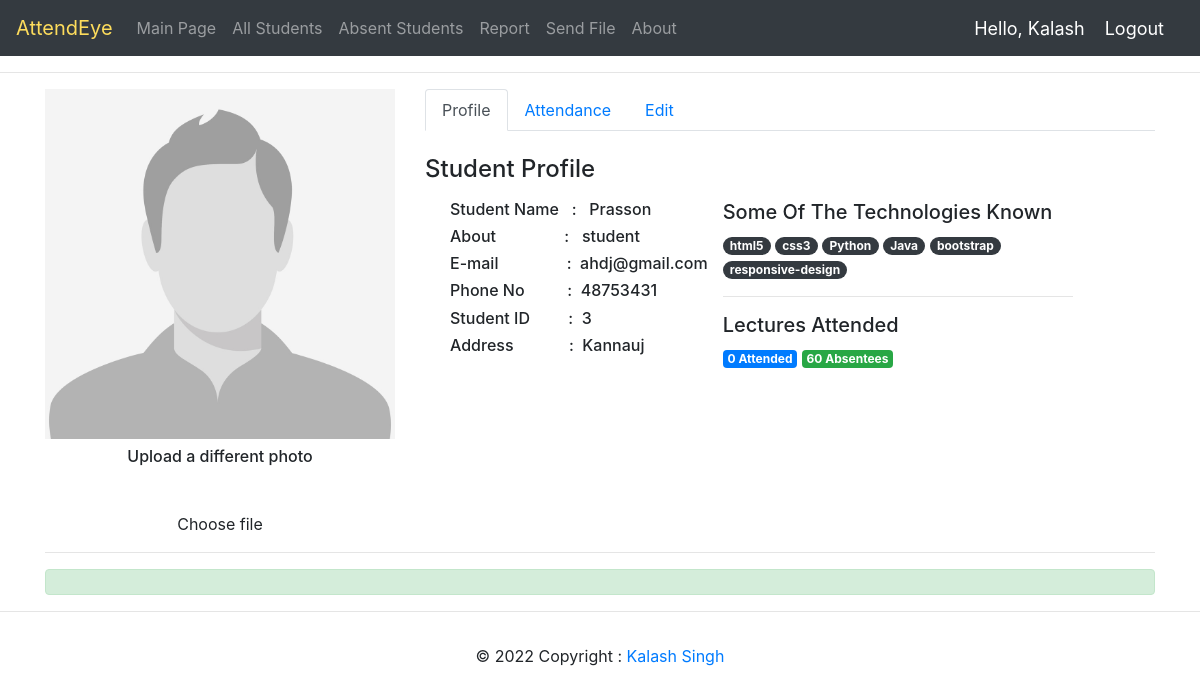
The app's page /profile/3/ (signed in) with its own data.
### face_rec/models.py (models this page shows, shortened)
class student_profile(models.Model):
    user=models.OneToOneField(User,null=True,blank=True,on_delete=models.CASCADE)
    student_id = models.CharField(primary_key=True,max_length=20)
    name = models.CharField(max_length=50)
    address = models.CharField(max_length = 100)
    phone = models.CharField(max_length =  50)
    email = models.CharField(max_length = 50)
    description = models.CharField(max_length = 200)
    mark = (
            ('Absent', 'Absent'),
            ('Present', 'Present'),
            )
    attendance = models.CharField(max_length=20,default='Absent', choices=mark)
    profile_pic=models.ImageField(default="static/images/nobody.jpg")

### face_rec/decorators.py (the view)
		def wrapper_func(request,*args,**kwargs):
			group=None
			if request.user.groups.exists():
				group=request.user.groups.all()[0].name
			if group in allowed_roles:
				return view_func(request,*args,**kwargs)
			else:
				return HttpResponse('You are Not Authorized To View This Page')

### face_rec/views.py (called while the page is built, shortened)
@login_required(login_url='login')
@allowed_users(allowed_roles=['teacher','admin','student'])
def profile(request,pk):
    id = int(pk)
    request.FILES
    student=student_profile.objects.filter(student_id=id)
    attendance=student_attendance.objects.filter(roll=id)
    present=student_attendance.objects.filter(roll=pk).count()
    absent=60-present
    context={'student':student,'attendance':attendance,'present':present,'absent':absent}
    return render(request,'face_rec/student_profile.html',context)

### face_rec/templates/face_rec/student_profile.html (shortened to what this page needs)
{% extends 'face_rec/main.html' %}
{% block content %}
<div class="container">
    <div class="row my-2">
        <div class="col-lg-8 order-lg-2">
            <ul class="nav nav-tabs">
                <li class="nav-item">
                    <a href="" data-target="#profile" data-toggle="tab" class="nav-link active">Profile</a>
                </li>
                <li class="nav-item">
                    <a href="" data-target="#attendance" data-toggle="tab" class="nav-link">Attendance</a>
                </li>
                <li class="nav-item">
                    <a href="" data-target="#edit" data-toggle="tab" class="nav-link">Edit</a>
                </li>
            </ul>
            <div class="tab-content py-4">
                <div class="tab-pane active" id="profile">
                    <h4 class="mb-3">Student Profile</h4>
                    {% for students in student %}
                    <div class="row">
                        <ul>
                           <h6>Student Name &nbsp   :  &nbsp {{students.name}}</h6>
                            <h6>About &nbsp&nbsp&nbsp&nbsp&nbsp&nbsp&nbsp&nbsp&nbsp&nbsp&nbsp&nbsp&nbsp&nbsp&nbsp: &nbsp {{students.description}}</h6>
                            <h6>E-mail &nbsp&nbsp&nbsp&nbsp&nbsp&nbsp&nbsp&nbsp&nbsp&nbsp&nbsp&nbsp&nbsp&nbsp&nbsp:  &nbsp{{students.email}}</h6>
                            <h6>Phone No &nbsp&nbsp&nbsp&nbsp&nbsp&nbsp&nbsp&nbsp&nbsp:  &nbsp{{students.phone}}</h6>
                            <h6>Student ID &nbsp&nbsp&nbsp&nbsp&nbsp&nbsp&nbsp&nbsp: &nbsp{{students.student_id}}</h6>
                            <h6>Address&nbsp&nbsp&nbsp&nbsp&nbsp&nbsp&nbsp&nbsp&nbsp&nbsp&nbsp&nbsp&nbsp:  &nbsp{{students.address}}</h6>
                        </ul>
                        <div class="col-md-6">
                            <h5>Some Of The Technologies Known</h5>
                            <a href="#" class="badge badge-dark badge-pill">html5</a>
                            <a href="#" class="badge badge-dark badge-pill">css3</a>
                            <a href="#" class="badge badge-dark badge-pill">Python</a>
                            <a href="#" class="badge badge-dark badge-pill">Java</a>
                            <a href="#" class="badge badge-dark badge-pill">bootstrap</a>
                            <a href="#" class="badge badge-dark badge-pill">responsive-design</a>
                            <hr>
                            <h5>Lectures Attended</h5>
                            <span class="badge badge-primary"> {{present}} Attended</span>
                            <span class="badge badge-success"> {{absent}} Absentees</span>
                            {% endfor %}
                        </div>
                    </div>
                </div>
                        {% for students in student %}
            </div>
        </div>
        <div class="col-lg-4 order-lg-1 text-center">
            <img src="{{students.profile_pic.url}}" class="mx-auto img-fluid img-circle d-block" alt="avatar">
            <h6 class="mt-2">Upload a different photo</h6>
            <label class="custom-file">
                <span class="custom-file-control">Choose file</span>
            </label>
        </div>
    </div>
    {% endfor %}
<hr>
<div class="alert alert-success" role="alert">
</div>
</div>
{% endblock %}

### face_rec/templates/face_rec/navbar.html (shortened to what this page needs)
{% load static %}
<nav class="navbar navbar-expand-lg navbar-dark bg-dark">
  	<a class="navbar-brand" href="#" id="logo">AttendEye</a>
  	<div class="collapse navbar-collapse" id="navbarNav">
    	<ul class="navbar-nav">
      		<li class="nav-item">
        		<a class="nav-link" href="{% url 'home' %}">Main Page</a>
      		</li>
      		<li class="nav-item">
        		<a class="nav-link" href="{% url 'all_students' %}">All Students</a>
      		</li>
          <li class="nav-item">
            <a class="nav-link" href="{% url 'absent_students' %}">Absent Students</a>
          </li>
          <li class="nav-item">
            <a class="nav-link" href="{% url 'report' %}">Report</a>
          </li>
          <li class="nav-item">
            <a class="nav-link" href="{% url 'send_file' %}">Send File</a>
          </li>
          <li class="nav-item">
            <a class="nav-link" href="{% url 'about' %}">About</a>
          </li>
    	</ul>
  	</div>
  <span class="hello-msg">Hello, {{request.user}}</span>
  <span><a class="hello-msg" href="{% url 'logout' %}">  Logout</a></span>
</nav>

### face_rec/templates/face_rec/main.html (style rules this page uses)
#logo { color:#fddc5c; }
body { background-color: #ebeff5; }

### face_rec/templates/face_rec/navbar.html (style rules this page uses)
.hello-msg { font-size:18px; color:#fff; margin-right:20px; }

### records on screen
student_profile: name "Prasson", description "student", email "ahdj@gmail.com", phone "48753431", student_id "3", address "Kannauj", present "0", absent "60", profile_pic (picture)

### other values on screen
{{ request.user }} "Kalash"
